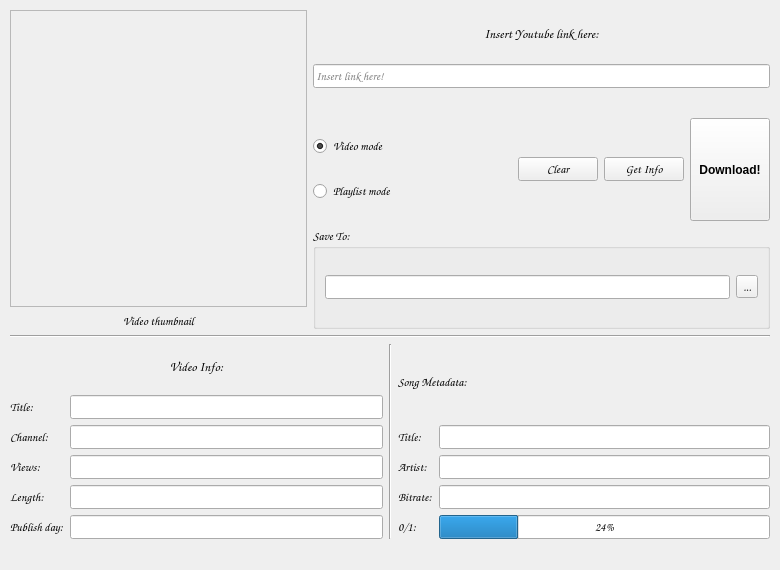
<?xml version="1.0" encoding="UTF-8"?>
<ui version="4.0">
 <class>MainWindow</class>
 <widget class="QMainWindow" name="MainWindow">
  <property name="geometry">
   <rect>
    <x>0</x>
    <y>0</y>
    <width>780</width>
    <height>570</height>
   </rect>
  </property>
  <property name="font">
   <font>
    <family>Comic Sans MS</family>
   </font>
  </property>
  <property name="mouseTracking">
   <bool>false</bool>
  </property>
  <property name="windowTitle">
   <string>Youtube2Mp3 by dvtq</string>
  </property>
  <property name="windowIcon">
   <iconset>
    <normaloff>Images/icon.jpg</normaloff>Images/icon.jpg</iconset>
  </property>
  <property name="iconSize">
   <size>
    <width>35</width>
    <height>35</height>
   </size>
  </property>
  <widget class="QWidget" name="centralwidget">
   <layout class="QGridLayout" name="gridLayout">
    <property name="leftMargin">
     <number>10</number>
    </property>
    <property name="topMargin">
     <number>10</number>
    </property>
    <property name="rightMargin">
     <number>10</number>
    </property>
    <property name="bottomMargin">
     <number>10</number>
    </property>
    <item row="0" column="0">
     <layout class="QVBoxLayout" name="verticalLayout_6">
      <item>
       <widget class="QFrame" name="frame">
        <property name="minimumSize">
         <size>
          <width>256</width>
          <height>256</height>
         </size>
        </property>
        <property name="frameShape">
         <enum>QFrame::StyledPanel</enum>
        </property>
        <property name="frameShadow">
         <enum>QFrame::Raised</enum>
        </property>
        <layout class="QVBoxLayout" name="verticalLayout_9">
         <property name="leftMargin">
          <number>0</number>
         </property>
         <property name="topMargin">
          <number>0</number>
         </property>
         <property name="rightMargin">
          <number>0</number>
         </property>
         <property name="bottomMargin">
          <number>0</number>
         </property>
         <item>
          <widget class="QLabel" name="thumbPreviewLabel">
           <property name="enabled">
            <bool>true</bool>
           </property>
           <property name="sizePolicy">
            <sizepolicy hsizetype="Minimum" vsizetype="Minimum">
             <horstretch>0</horstretch>
             <verstretch>0</verstretch>
            </sizepolicy>
           </property>
           <property name="minimumSize">
            <size>
             <width>295</width>
             <height>295</height>
            </size>
           </property>
           <property name="maximumSize">
            <size>
             <width>320</width>
             <height>320</height>
            </size>
           </property>
           <property name="text">
            <string/>
           </property>
           <property name="pixmap">
            <pixmap>Images/default_thumb.jpg</pixmap>
           </property>
           <property name="scaledContents">
            <bool>true</bool>
           </property>
           <property name="wordWrap">
            <bool>false</bool>
           </property>
           <property name="openExternalLinks">
            <bool>false</bool>
           </property>
          </widget>
         </item>
        </layout>
       </widget>
      </item>
      <item>
       <widget class="QLabel" name="thumbnail_label">
        <property name="text">
         <string>&lt;html&gt;&lt;head/&gt;&lt;body&gt;&lt;p align=&quot;center&quot;&gt;Video thumbnail&lt;/p&gt;&lt;/body&gt;&lt;/html&gt;</string>
        </property>
       </widget>
      </item>
     </layout>
    </item>
    <item row="0" column="1">
     <layout class="QVBoxLayout" name="verticalLayout_7">
      <item>
       <layout class="QVBoxLayout" name="verticalLayout_4">
        <item>
         <widget class="QLabel" name="insertLinkLabel">
          <property name="text">
           <string>&lt;html&gt;&lt;head/&gt;&lt;body&gt;&lt;p align=&quot;center&quot;&gt;&lt;span style=&quot; font-size:10pt; font-weight:600;&quot;&gt;Insert Youtube link here:&lt;/span&gt;&lt;/p&gt;&lt;/body&gt;&lt;/html&gt;</string>
          </property>
         </widget>
        </item>
        <item alignment="Qt::AlignTop">
         <widget class="QLineEdit" name="linkInputLine">
          <property name="minimumSize">
           <size>
            <width>450</width>
            <height>24</height>
           </size>
          </property>
          <property name="placeholderText">
           <string>Insert link here!</string>
          </property>
         </widget>
        </item>
       </layout>
      </item>
      <item>
       <layout class="QHBoxLayout" name="horizontalLayout_4">
        <item>
         <layout class="QVBoxLayout" name="verticalLayout_3">
          <item>
           <widget class="QRadioButton" name="videoModeBt">
            <property name="text">
             <string>Video mode</string>
            </property>
            <property name="checked">
             <bool>true</bool>
            </property>
           </widget>
          </item>
          <item>
           <widget class="QRadioButton" name="playlistModeBt">
            <property name="enabled">
             <bool>true</bool>
            </property>
            <property name="toolTip">
             <string>Playlist mode!</string>
            </property>
            <property name="text">
             <string>Playlist mode</string>
            </property>
           </widget>
          </item>
         </layout>
        </item>
        <item>
         <layout class="QHBoxLayout" name="horizontalLayout">
          <item>
           <widget class="QPushButton" name="clearButton">
            <property name="text">
             <string>Clear</string>
            </property>
           </widget>
          </item>
          <item>
           <widget class="QPushButton" name="getInfoButton">
            <property name="text">
             <string>Get Info</string>
            </property>
           </widget>
          </item>
          <item>
           <widget class="QPushButton" name="downloadButton">
            <property name="sizePolicy">
             <sizepolicy hsizetype="Minimum" vsizetype="Minimum">
              <horstretch>0</horstretch>
              <verstretch>0</verstretch>
             </sizepolicy>
            </property>
            <property name="minimumSize">
             <size>
              <width>25</width>
              <height>25</height>
             </size>
            </property>
            <property name="font">
             <font>
              <family>MS Shell Dlg 2</family>
              <weight>75</weight>
              <bold>true</bold>
             </font>
            </property>
            <property name="layoutDirection">
             <enum>Qt::LeftToRight</enum>
            </property>
            <property name="text">
             <string>Download!</string>
            </property>
            <property name="icon">
             <iconset>
              <normaloff>Images/download-cloud-flat.png</normaloff>Images/download-cloud-flat.png</iconset>
            </property>
            <property name="iconSize">
             <size>
              <width>40</width>
              <height>40</height>
             </size>
            </property>
           </widget>
          </item>
         </layout>
        </item>
       </layout>
      </item>
      <item>
       <widget class="QGroupBox" name="groupBox">
        <property name="title">
         <string>Save To:</string>
        </property>
        <layout class="QVBoxLayout" name="verticalLayout_5">
         <item>
          <layout class="QHBoxLayout" name="horizontalLayout_2">
           <item>
            <widget class="QLineEdit" name="fordelNameLine">
             <property name="readOnly">
              <bool>true</bool>
             </property>
             <property name="clearButtonEnabled">
              <bool>false</bool>
             </property>
            </widget>
           </item>
           <item>
            <widget class="QToolButton" name="toolButton">
             <property name="text">
              <string>...</string>
             </property>
            </widget>
           </item>
          </layout>
         </item>
        </layout>
       </widget>
      </item>
     </layout>
    </item>
    <item row="1" column="0" colspan="2">
     <widget class="Line" name="line">
      <property name="orientation">
       <enum>Qt::Horizontal</enum>
      </property>
     </widget>
    </item>
    <item row="2" column="0" colspan="2">
     <layout class="QHBoxLayout" name="horizontalLayout_3">
      <item>
       <layout class="QVBoxLayout" name="verticalLayout">
        <item>
         <widget class="QLabel" name="infoLabel">
          <property name="font">
           <font>
            <family>Comic Sans MS</family>
            <pointsize>10</pointsize>
            <weight>75</weight>
            <bold>true</bold>
           </font>
          </property>
          <property name="text">
           <string>&lt;html&gt;&lt;head/&gt;&lt;body&gt;&lt;p align=&quot;center&quot;&gt;&lt;span style=&quot; font-size:10pt; font-weight:600;&quot;&gt;Video Info:&lt;/span&gt;&lt;/p&gt;&lt;/body&gt;&lt;/html&gt;</string>
          </property>
          <property name="textFormat">
           <enum>Qt::AutoText</enum>
          </property>
          <property name="alignment">
           <set>Qt::AlignCenter</set>
          </property>
         </widget>
        </item>
        <item>
         <layout class="QFormLayout" name="formLayout">
          <item row="0" column="0">
           <widget class="QLabel" name="titleLabel">
            <property name="text">
             <string>Title:</string>
            </property>
           </widget>
          </item>
          <item row="0" column="1">
           <widget class="QLineEdit" name="titleLine">
            <property name="minimumSize">
             <size>
              <width>300</width>
              <height>0</height>
             </size>
            </property>
            <property name="alignment">
             <set>Qt::AlignJustify|Qt::AlignVCenter</set>
            </property>
            <property name="readOnly">
             <bool>true</bool>
            </property>
           </widget>
          </item>
          <item row="1" column="0">
           <widget class="QLabel" name="authorLabel">
            <property name="text">
             <string>Channel:</string>
            </property>
           </widget>
          </item>
          <item row="1" column="1">
           <widget class="QLineEdit" name="authorLine">
            <property name="readOnly">
             <bool>true</bool>
            </property>
           </widget>
          </item>
          <item row="2" column="0">
           <widget class="QLabel" name="viewsLabel">
            <property name="text">
             <string>Views:</string>
            </property>
           </widget>
          </item>
          <item row="2" column="1">
           <widget class="QLineEdit" name="viewLine">
            <property name="readOnly">
             <bool>true</bool>
            </property>
           </widget>
          </item>
          <item row="3" column="0">
           <widget class="QLabel" name="lengthLabel">
            <property name="text">
             <string>Length:</string>
            </property>
           </widget>
          </item>
          <item row="3" column="1">
           <widget class="QLineEdit" name="lengthLine">
            <property name="readOnly">
             <bool>true</bool>
            </property>
           </widget>
          </item>
          <item row="4" column="0">
           <widget class="QLabel" name="publishLabel">
            <property name="text">
             <string>Publish day:</string>
            </property>
           </widget>
          </item>
          <item row="4" column="1">
           <widget class="QLineEdit" name="publishLine">
            <property name="readOnly">
             <bool>true</bool>
            </property>
           </widget>
          </item>
         </layout>
        </item>
       </layout>
      </item>
      <item>
       <widget class="Line" name="line_2">
        <property name="orientation">
         <enum>Qt::Vertical</enum>
        </property>
       </widget>
      </item>
      <item>
       <layout class="QVBoxLayout" name="verticalLayout_2">
        <item>
         <widget class="QLabel" name="label_6">
          <property name="text">
           <string>&lt;html&gt;&lt;head/&gt;&lt;body&gt;&lt;p align=&quot;center&quot;&gt;&lt;span style=&quot; font-size:10pt; font-weight:600;&quot;&gt;Song Metadata:&lt;/span&gt;&lt;/p&gt;&lt;/body&gt;&lt;/html&gt;</string>
          </property>
          <property name="scaledContents">
           <bool>false</bool>
          </property>
         </widget>
        </item>
        <item>
         <layout class="QFormLayout" name="formLayout_2">
          <item row="0" column="0">
           <widget class="QLabel" name="titleSongLb">
            <property name="text">
             <string>Title:</string>
            </property>
           </widget>
          </item>
          <item row="0" column="1">
           <widget class="QLineEdit" name="titleSongLine">
            <property name="minimumSize">
             <size>
              <width>300</width>
              <height>0</height>
             </size>
            </property>
           </widget>
          </item>
          <item row="1" column="0">
           <widget class="QLabel" name="artistSongLb">
            <property name="text">
             <string>Artist:</string>
            </property>
           </widget>
          </item>
          <item row="1" column="1">
           <widget class="QLineEdit" name="artistSongLine"/>
          </item>
          <item row="2" column="0">
           <widget class="QLabel" name="bitrateSongLb">
            <property name="text">
             <string>Bitrate:</string>
            </property>
           </widget>
          </item>
          <item row="3" column="1">
           <widget class="QProgressBar" name="progressBar">
            <property name="value">
             <number>24</number>
            </property>
           </widget>
          </item>
          <item row="3" column="0">
           <widget class="QLabel" name="countProcess">
            <property name="text">
             <string>&lt;html&gt;&lt;head/&gt;&lt;body&gt;&lt;p&gt;&lt;span style=&quot; font-weight:600;&quot;&gt;0/1:&lt;/span&gt;&lt;/p&gt;&lt;/body&gt;&lt;/html&gt;</string>
            </property>
           </widget>
          </item>
          <item row="2" column="1">
           <widget class="QLineEdit" name="bitrateSongLine"/>
          </item>
         </layout>
        </item>
       </layout>
      </item>
     </layout>
    </item>
   </layout>
  </widget>
  <widget class="QStatusBar" name="statusbar">
   <property name="sizeGripEnabled">
    <bool>false</bool>
   </property>
  </widget>
 </widget>
 <resources>
  <include location="resourceFile.qrc"/>
 </resources>
 <connections>
  <connection>
   <sender>playlistModeBt</sender>
   <signal>clicked()</signal>
   <receiver>titleLine</receiver>
   <slot>clear()</slot>
   <hints>
    <hint type="sourcelabel">
     <x>384</x>
     <y>164</y>
    </hint>
    <hint type="destinationlabel">
     <x>276</x>
     <y>356</y>
    </hint>
   </hints>
  </connection>
  <connection>
   <sender>playlistModeBt</sender>
   <signal>clicked()</signal>
   <receiver>authorLine</receiver>
   <slot>clear()</slot>
   <hints>
    <hint type="sourcelabel">
     <x>396</x>
     <y>170</y>
    </hint>
    <hint type="destinationlabel">
     <x>314</x>
     <y>384</y>
    </hint>
   </hints>
  </connection>
  <connection>
   <sender>playlistModeBt</sender>
   <signal>clicked()</signal>
   <receiver>viewLine</receiver>
   <slot>clear()</slot>
   <hints>
    <hint type="sourcelabel">
     <x>319</x>
     <y>181</y>
    </hint>
    <hint type="destinationlabel">
     <x>319</x>
     <y>420</y>
    </hint>
   </hints>
  </connection>
  <connection>
   <sender>playlistModeBt</sender>
   <signal>clicked()</signal>
   <receiver>lengthLine</receiver>
   <slot>clear()</slot>
   <hints>
    <hint type="sourcelabel">
     <x>404</x>
     <y>173</y>
    </hint>
    <hint type="destinationlabel">
     <x>339</x>
     <y>456</y>
    </hint>
   </hints>
  </connection>
  <connection>
   <sender>playlistModeBt</sender>
   <signal>clicked()</signal>
   <receiver>publishLine</receiver>
   <slot>clear()</slot>
   <hints>
    <hint type="sourcelabel">
     <x>384</x>
     <y>175</y>
    </hint>
    <hint type="destinationlabel">
     <x>253</x>
     <y>485</y>
    </hint>
   </hints>
  </connection>
  <connection>
   <sender>videoModeBt</sender>
   <signal>clicked()</signal>
   <receiver>titleLine</receiver>
   <slot>clear()</slot>
   <hints>
    <hint type="sourcelabel">
     <x>362</x>
     <y>132</y>
    </hint>
    <hint type="destinationlabel">
     <x>142</x>
     <y>351</y>
    </hint>
   </hints>
  </connection>
  <connection>
   <sender>videoModeBt</sender>
   <signal>clicked()</signal>
   <receiver>authorLine</receiver>
   <slot>clear()</slot>
   <hints>
    <hint type="sourcelabel">
     <x>423</x>
     <y>133</y>
    </hint>
    <hint type="destinationlabel">
     <x>350</x>
     <y>387</y>
    </hint>
   </hints>
  </connection>
  <connection>
   <sender>videoModeBt</sender>
   <signal>clicked()</signal>
   <receiver>viewLine</receiver>
   <slot>clear()</slot>
   <hints>
    <hint type="sourcelabel">
     <x>439</x>
     <y>132</y>
    </hint>
    <hint type="destinationlabel">
     <x>371</x>
     <y>416</y>
    </hint>
   </hints>
  </connection>
  <connection>
   <sender>videoModeBt</sender>
   <signal>clicked()</signal>
   <receiver>lengthLine</receiver>
   <slot>clear()</slot>
   <hints>
    <hint type="sourcelabel">
     <x>386</x>
     <y>130</y>
    </hint>
    <hint type="destinationlabel">
     <x>189</x>
     <y>450</y>
    </hint>
   </hints>
  </connection>
  <connection>
   <sender>videoModeBt</sender>
   <signal>clicked()</signal>
   <receiver>publishLine</receiver>
   <slot>clear()</slot>
   <hints>
    <hint type="sourcelabel">
     <x>377</x>
     <y>134</y>
    </hint>
    <hint type="destinationlabel">
     <x>155</x>
     <y>482</y>
    </hint>
   </hints>
  </connection>
  <connection>
   <sender>playlistModeBt</sender>
   <signal>clicked()</signal>
   <receiver>titleSongLine</receiver>
   <slot>clear()</slot>
   <hints>
    <hint type="sourcelabel">
     <x>387</x>
     <y>173</y>
    </hint>
    <hint type="destinationlabel">
     <x>501</x>
     <y>378</y>
    </hint>
   </hints>
  </connection>
  <connection>
   <sender>playlistModeBt</sender>
   <signal>clicked()</signal>
   <receiver>artistSongLine</receiver>
   <slot>clear()</slot>
   <hints>
    <hint type="sourcelabel">
     <x>432</x>
     <y>173</y>
    </hint>
    <hint type="destinationlabel">
     <x>543</x>
     <y>414</y>
    </hint>
   </hints>
  </connection>
  <connection>
   <sender>playlistModeBt</sender>
   <signal>clicked()</signal>
   <receiver>bitrateSongLine</receiver>
   <slot>clear()</slot>
   <hints>
    <hint type="sourcelabel">
     <x>417</x>
     <y>168</y>
    </hint>
    <hint type="destinationlabel">
     <x>520</x>
     <y>443</y>
    </hint>
   </hints>
  </connection>
  <connection>
   <sender>playlistModeBt</sender>
   <signal>clicked()</signal>
   <receiver>progressBar</receiver>
   <slot>reset()</slot>
   <hints>
    <hint type="sourcelabel">
     <x>378</x>
     <y>174</y>
    </hint>
    <hint type="destinationlabel">
     <x>519</x>
     <y>479</y>
    </hint>
   </hints>
  </connection>
 </connections>
</ui>
